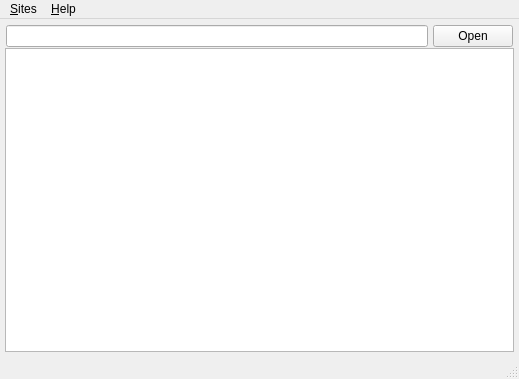
<?xml version="1.0" encoding="UTF-8"?>
<ui version="4.0">
 <class>MainWindow</class>
 <widget class="QMainWindow" name="MainWindow">
  <property name="geometry">
   <rect>
    <x>0</x>
    <y>0</y>
    <width>519</width>
    <height>379</height>
   </rect>
  </property>
  <property name="windowTitle">
   <string>QFTP</string>
  </property>
  <widget class="QWidget" name="Form">
   <layout class="QVBoxLayout" name="verticalLayout">
    <property name="spacing">
     <number>0</number>
    </property>
    <property name="leftMargin">
     <number>5</number>
    </property>
    <property name="topMargin">
     <number>5</number>
    </property>
    <property name="rightMargin">
     <number>5</number>
    </property>
    <property name="bottomMargin">
     <number>5</number>
    </property>
    <item>
     <layout class="QHBoxLayout" name="horizontalLayout">
      <property name="spacing">
       <number>5</number>
      </property>
      <property name="leftMargin">
       <number>1</number>
      </property>
      <property name="topMargin">
       <number>1</number>
      </property>
      <property name="rightMargin">
       <number>1</number>
      </property>
      <property name="bottomMargin">
       <number>1</number>
      </property>
      <item>
       <widget class="QLineEdit" name="txtFtpUrl"/>
      </item>
      <item>
       <widget class="QPushButton" name="btnOpen">
        <property name="text">
         <string>Open</string>
        </property>
       </widget>
      </item>
     </layout>
    </item>
    <item>
     <widget class="QListWidget" name="lstFileList"/>
    </item>
   </layout>
  </widget>
  <widget class="QMenuBar" name="menubar">
   <property name="geometry">
    <rect>
     <x>0</x>
     <y>0</y>
     <width>519</width>
     <height>22</height>
    </rect>
   </property>
   <widget class="QMenu" name="menu_File">
    <property name="title">
     <string>&amp;Sites</string>
    </property>
    <addaction name="action_Site_List"/>
    <addaction name="action_Recent_Sites"/>
   </widget>
   <widget class="QMenu" name="menuHelp">
    <property name="title">
     <string>&amp;Help</string>
    </property>
    <addaction name="action_Content"/>
    <addaction name="separator"/>
    <addaction name="action_About"/>
   </widget>
   <addaction name="menu_File"/>
   <addaction name="menuHelp"/>
  </widget>
  <widget class="QStatusBar" name="statusbar"/>
  <action name="action_Site_List">
   <property name="text">
    <string>&amp;Site List...</string>
   </property>
  </action>
  <action name="action_Recent_Sites">
   <property name="text">
    <string>&amp;Recent Sites...</string>
   </property>
  </action>
  <action name="action_Content">
   <property name="text">
    <string>&amp;Content</string>
   </property>
   <property name="shortcut">
    <string>F1</string>
   </property>
  </action>
  <action name="action_About">
   <property name="text">
    <string>&amp;About...</string>
   </property>
  </action>
 </widget>
 <resources/>
 <connections/>
</ui>
